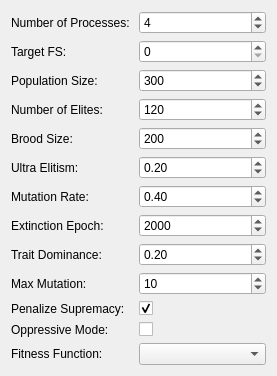
<?xml version="1.0" encoding="UTF-8"?>
<ui version="4.0">
 <class>Dialog</class>
 <widget class="QDialog" name="Dialog">
  <property name="geometry">
   <rect>
    <x>0</x>
    <y>0</y>
    <width>277</width>
    <height>336</height>
   </rect>
  </property>
  <property name="sizePolicy">
   <sizepolicy hsizetype="Fixed" vsizetype="Fixed">
    <horstretch>0</horstretch>
    <verstretch>0</verstretch>
   </sizepolicy>
  </property>
  <property name="windowTitle">
   <string>Genetic Algorithm Settings</string>
  </property>
  <layout class="QFormLayout" name="formLayout">
   <item row="2" column="0">
    <widget class="QLabel" name="label">
     <property name="text">
      <string>Population Size: </string>
     </property>
    </widget>
   </item>
   <item row="4" column="0">
    <widget class="QLabel" name="label_2">
     <property name="text">
      <string>Brood Size: </string>
     </property>
    </widget>
   </item>
   <item row="5" column="0">
    <widget class="QLabel" name="label_3">
     <property name="text">
      <string>Ultra Elitism: </string>
     </property>
    </widget>
   </item>
   <item row="6" column="0">
    <widget class="QLabel" name="label_4">
     <property name="text">
      <string>Mutation Rate: </string>
     </property>
    </widget>
   </item>
   <item row="7" column="0">
    <widget class="QLabel" name="label_5">
     <property name="text">
      <string>Extinction Epoch: </string>
     </property>
    </widget>
   </item>
   <item row="8" column="0">
    <widget class="QLabel" name="label_6">
     <property name="text">
      <string>Trait Dominance: </string>
     </property>
    </widget>
   </item>
   <item row="9" column="0">
    <widget class="QLabel" name="label_7">
     <property name="text">
      <string>Max Mutation: </string>
     </property>
    </widget>
   </item>
   <item row="12" column="0">
    <widget class="QLabel" name="label_8">
     <property name="text">
      <string>Fitness Function: </string>
     </property>
    </widget>
   </item>
   <item row="2" column="1">
    <widget class="QSpinBox" name="spinPopulationSize">
     <property name="minimum">
      <number>10</number>
     </property>
     <property name="maximum">
      <number>999999999</number>
     </property>
     <property name="value">
      <number>300</number>
     </property>
    </widget>
   </item>
   <item row="4" column="1">
    <widget class="QSpinBox" name="spinBroodSize">
     <property name="maximum">
      <number>9999999</number>
     </property>
     <property name="value">
      <number>200</number>
     </property>
    </widget>
   </item>
   <item row="5" column="1">
    <widget class="QDoubleSpinBox" name="spinUltraElite">
     <property name="maximum">
      <double>1.000000000000000</double>
     </property>
     <property name="singleStep">
      <double>0.100000000000000</double>
     </property>
     <property name="value">
      <double>0.200000000000000</double>
     </property>
    </widget>
   </item>
   <item row="6" column="1">
    <widget class="QDoubleSpinBox" name="spinMutationRate">
     <property name="maximum">
      <double>1.000000000000000</double>
     </property>
     <property name="singleStep">
      <double>0.100000000000000</double>
     </property>
     <property name="value">
      <double>0.400000000000000</double>
     </property>
    </widget>
   </item>
   <item row="7" column="1">
    <widget class="QSpinBox" name="spinExtinctionEpoch">
     <property name="maximum">
      <number>999999999</number>
     </property>
     <property name="value">
      <number>2000</number>
     </property>
    </widget>
   </item>
   <item row="8" column="1">
    <widget class="QDoubleSpinBox" name="spinTraitDom">
     <property name="maximum">
      <double>1.000000000000000</double>
     </property>
     <property name="value">
      <double>0.200000000000000</double>
     </property>
    </widget>
   </item>
   <item row="9" column="1">
    <widget class="QSpinBox" name="spinMaxMutation">
     <property name="value">
      <number>10</number>
     </property>
    </widget>
   </item>
   <item row="12" column="1">
    <widget class="QComboBox" name="comboFitnessFunction"/>
   </item>
   <item row="3" column="0">
    <widget class="QLabel" name="label_9">
     <property name="text">
      <string>Number of Elites: </string>
     </property>
    </widget>
   </item>
   <item row="3" column="1">
    <widget class="QSpinBox" name="spinNumElites">
     <property name="maximum">
      <number>999999999</number>
     </property>
     <property name="value">
      <number>120</number>
     </property>
    </widget>
   </item>
   <item row="0" column="0">
    <widget class="QLabel" name="label_10">
     <property name="text">
      <string>Number of Processes: </string>
     </property>
    </widget>
   </item>
   <item row="0" column="1">
    <widget class="QSpinBox" name="spinNumProcs">
     <property name="value">
      <number>4</number>
     </property>
    </widget>
   </item>
   <item row="10" column="0">
    <widget class="QLabel" name="label_11">
     <property name="text">
      <string>Penalize Supremacy: </string>
     </property>
    </widget>
   </item>
   <item row="11" column="0">
    <widget class="QLabel" name="label_12">
     <property name="text">
      <string>Oppressive Mode: </string>
     </property>
    </widget>
   </item>
   <item row="10" column="1">
    <widget class="QCheckBox" name="chkSupremacy">
     <property name="text">
      <string/>
     </property>
     <property name="checked">
      <bool>true</bool>
     </property>
    </widget>
   </item>
   <item row="11" column="1">
    <widget class="QCheckBox" name="chkOpress">
     <property name="text">
      <string/>
     </property>
    </widget>
   </item>
   <item row="1" column="0">
    <widget class="QLabel" name="label_13">
     <property name="text">
      <string>Target FS: </string>
     </property>
    </widget>
   </item>
   <item row="1" column="1">
    <widget class="QSpinBox" name="spinFS"/>
   </item>
  </layout>
 </widget>
 <resources/>
 <connections/>
</ui>
